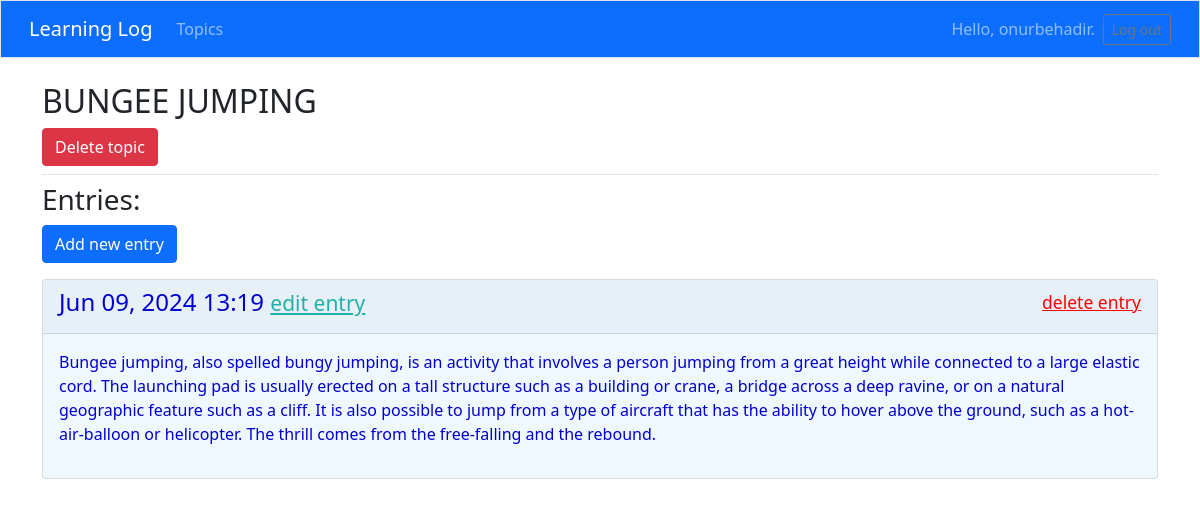
Screenshot of /topics/5/ (signed in) with the database file from the repository.
### learning_logs/models.py (models this page shows, shortened)
class Topic(models.Model):
    text = models.CharField(max_length=200)
    date_added = models.DateTimeField(auto_now_add=True)
    owner = models.ForeignKey(User, on_delete=models.CASCADE)
    def __str__(self):
        return self.text

class Entry(models.Model):
    topic = models.ForeignKey(Topic, on_delete=models.CASCADE)
    text = models.TextField()
    date_added = models.DateTimeField(auto_now_add=True)
    class Meta:
        verbose_name_plural = 'entries'

### learning_logs/views.py (the view)
# urls.py: path('topics/<int:topic_id>/', views.topic, name='topic'),    # Konuların ayrı sayfaları (entrys)
@login_required
def topic(request, topic_id):
    topic = Topic.objects.get(id=topic_id)
    if topic.owner != request.user:
        raise Http404
    entries = topic.entry_set.order_by('-date_added')
    context = {'topic': topic, 'entries': entries}
    return render(request, 'learning_logs/topic.html', context)

### templates/learning_logs/topic.html (shortened to what this page needs)
{% extends 'learning_logs/base.html' %}
{% block page_header %}
    <div>
    <h2>{{ topic | upper }}</h2>
   <a href="{% url 'learning_logs:delete_topic' topic.id %}"
      class="btn btn-danger">
       Delete topic
   </a>
    </div>
{% endblock page_header %}
{% block content %}
    <h3>Entries:</h3>
    <p>
        <a href="{% url 'learning_logs:new_entry' topic.id %}" class="btn btn-primary">
            Add new entry</a>
    </p>
    <div>
        {% for entry in entries %}
            <div class="card mb-3" style="color: mediumblue; background-color: aliceblue">
                <div class="card-header d-flex justify-content-between align-items-center">
                    <h4>{{ entry.date_added | date:'M d, Y H:i' }}
                        <small><a href="{% url 'learning_logs:edit_entry' entry.id %}" style="color: lightseagreen">edit entry</a></small>
                    </h4>
                    <h5><small><a href="{% url 'learning_logs:delete_entry' entry.id %}" style="color: red">delete entry</a></small></h5>
                </div>
                <div class="card-body">
                    {{ entry.text | linebreaks }}
                </div>
            </div>
        {% empty %}
            <li>There are no entries for this topic yet.</li>
        {% endfor %}
    </div>
{% endblock content %}

### templates/learning_logs/base.html (shortened to what this page needs)
<!doctype html>
<html lang="en">
<head>
  {% load static %}
  {% load bootstrap4 %}
  {% bootstrap_css %}
  <link href="https://cdn.jsdelivr.net/npm/bootstrap@5.1.3/dist/css/bootstrap.min.css" rel="stylesheet">
  <link href="https://cdnjs.cloudflare.com/ajax/libs/font-awesome/6.0.0-beta3/css/all.min.css" rel="stylesheet">
</head>
<body>
  <nav class="navbar navbar-expand-md navbar-dark bg-primary mb-4 border">
    <div class="container-fluid">
      <a class="navbar-brand" href="{% url 'learning_logs:index' %}">
          Learning Log</a>
      <div class="collapse navbar-collapse" id="navbarCollapse">
        <ul class="navbar-nav me-auto mb-2 mb-md-0">
          <li class="nav-item">
            <a class="nav-link" href="{% url 'learning_logs:topics' %}">
              Topics</a></li>
        </ul>
        <ul class="navbar-nav ms-auto mb-2 mb-md-0">
          {% if user.is_authenticated %}
            <li class="nav-item">
              <span class="navbar-text me-2">Hello, {{ user.username }}.
                </span></li>
          {% endif %}
        </ul>
        {% if user.is_authenticated %}
          <form action="{% url 'users:logout' %}" method='post'>
            <button name='submit' class='btn btn-outline-secondary btn-sm'>
              Log out</button>
          </form>
        {% endif %}
      </div>
    </div>
  </nav>
  <main class="container">
    <div class="pb-2 mb-2 border-bottom">
      {% block page_header %}{% endblock page_header %}
    </div>
    <div>
      {% block content %}{% endblock content %}
    </div>
  </main>
</body>
</html>

### rows the page displays
Topic: text "BUNGEE JUMPING"
Entry: date_added "Jun 09, 2024 13:19", text "Bungee jumping, also spelled bungy jumping, is an activity that involves a person jumping from a great height while connected to a large elastic cord. The launching pad is usually erected on a tall structure such as a building or crane, a bridge across a deep ravine, or on a natural geographic feature such as a cliff. It is also possible to jump from a type of aircraft that has the ability to hover above the ground, such as a hot-air-balloon or helicopter. The thrill comes from the free-falling and the rebound."

### other values shown
{{ user.username }} "onurbehadir"
